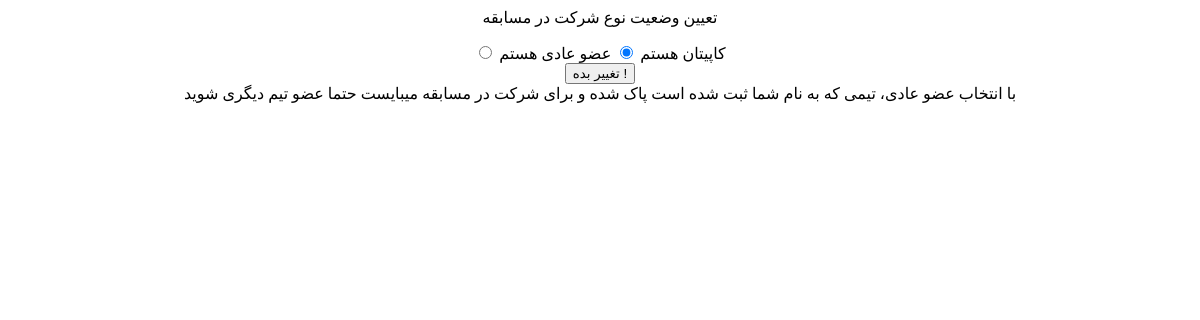
The app's page /account/changeUserType/ (signed in), older data.
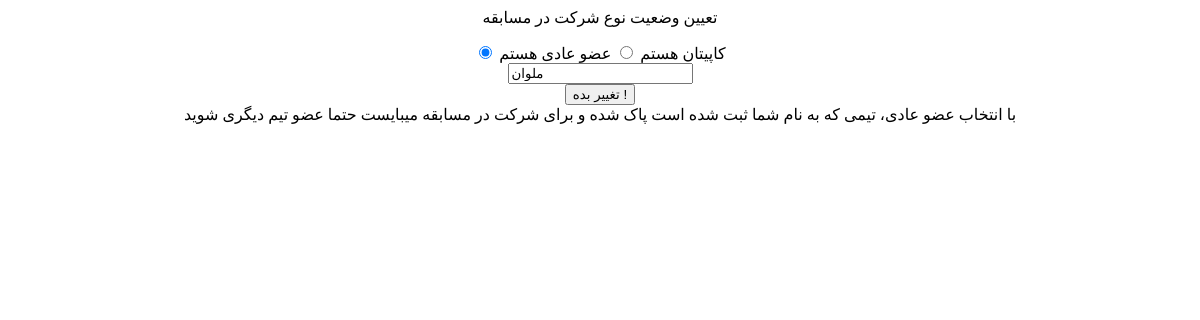
The same page, newer data.
### account_module/models.py (models this page shows, shortened)
class User(AbstractUser):
    uid = models.CharField(max_length=20, verbose_name="کد دانشجویی")
    email_activation_code = models.CharField(max_length=100, verbose_name="کد فعال سازی")
    is_capitan = models.BooleanField(verbose_name="شرکت به عنوان کاپیتان", default=False)
    has_team = models.BooleanField(verbose_name="تیم دارد/ندارد", default=False)
    class Meta:
        verbose_name = "کاربر"
        verbose_name_plural = "کاربران"

### team_module/models.py (models this page shows)
class teamsModel(models.Model):
    teamName = models.CharField(verbose_name="نام تیم", max_length=200)
    capitan = models.ForeignKey(User, verbose_name="کاپیتان", on_delete=models.CASCADE, related_name="captian")
    teamMate1 = models.OneToOneField(User, verbose_name="هم تیمی اول", on_delete=models.CASCADE, related_name="firstTeamMate", default=None, null=True)
    teamMate2 = models.OneToOneField(User, verbose_name="هم تیمی دوم", on_delete=models.CASCADE, related_name="secondTeamMate", default=None, null=True)

### account_module/views.py (the view, shortened to what this page needs)
# urls.py: path("changeUserType/", changeUserType.as_view(), name="change_userType"),
class changeUserType(View):
    def get(self, request):
        empty_teamName_msg = request.session.get("empty_teamName_msg", False)
        if(empty_teamName_msg): del(request.session["empty_teamName_msg"])
        user:User = User.objects.get(email__iexact=request.user.email)
        findUserTeam = teamsModel.objects.filter(capitan=user).exists()
        if(findUserTeam):
            userTeamName = teamsModel.objects.get(capitan=user).teamName
        else:
            userTeamName = False
        context = {
            "userTeamName" : userTeamName,
            "empty_teamName_msg" : empty_teamName_msg,
        }
        return render(request, "account_module/userType.html", context)

### account_module/templates/account_module/userType.html (shortened to what this page needs)
<div class="row bg-primary bg-opacity-25" style="text-align: center;">
    <p class="text-bg-primary">تعیین وضعیت نوع شرکت در مسابقه</p>
    <form method="post" action="{% url 'change_userType' %}">
        <div class="input-group p-4 justify-content-around">
            <input type="radio" class="btn-check" name="options-outlined" id="success-outlined" value="1" autocomplete="off" {% if request.user.is_capitan %} checked {% endif %}>
            <label class="btn btn-outline-success" for="success-outlined">کاپیتان هستم</label>
            <input type="radio" class="btn-check" name="options-outlined" id="danger-outlined" value="0" autocomplete="off" {% if not request.user.is_capitan %} checked {% endif %} >
            <label class="btn btn-outline-danger" for="danger-outlined">عضو عادی هستم</label>
        </div>
        {% if request.user.is_capitan %}
            <div class="input-group justify-content-center">
                <input id="groupName-inp" class="form-control" name="teamName" type="text" placeholder="نام تیم شما" value="{% if userTeamName %}{{ userTeamName }}{% endif %}">
             </div>
        {% endif %}
        <div class="input-group justify-content-center p-3">
            <button type="submit" class="btn customcolor2">تغییر بده !</button>
        </div>
        <div class="alert alert-danger d-none" id="warningNormalUserAlert" role="alert">
            با انتخاب عضو عادی، تیمی که به نام شما ثبت شده است پاک شده و برای شرکت در مسابقه میبایست حتما عضو تیم دیگری شوید
        </div>
    </form>
</div>

Row changes from the older to the newer data that the page shows:
changed User: is_capitan "☐ کاپیتان هستم" → "☑ کاپیتان هستم"; is_capitan "☑ عضو عادی هستم" → "☐ عضو عادی هستم"
added teamsModel: teamName "ملوان"
